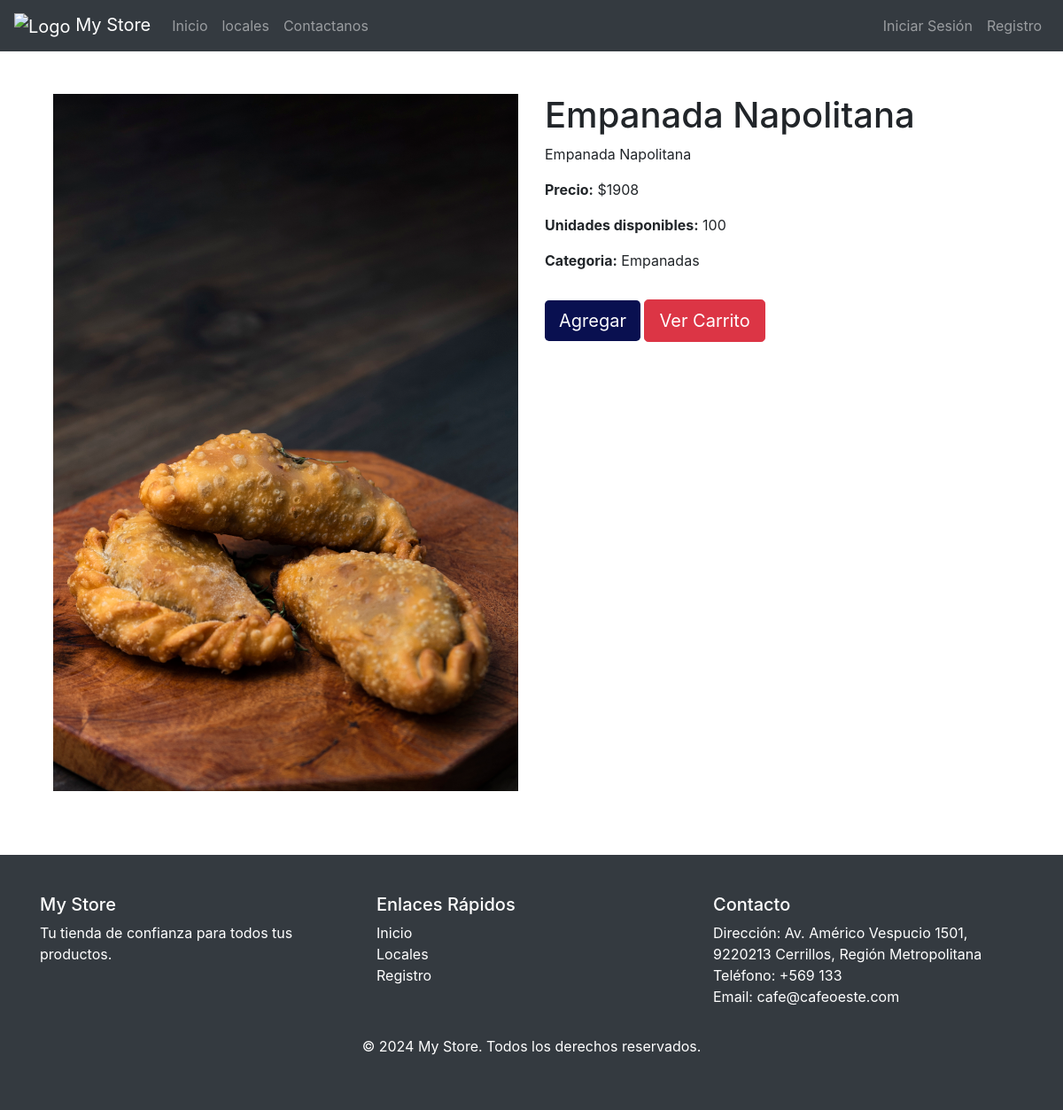
Screenshot of /product/4/ with the database file from the repository.
### apps/models.py (models this page shows, shortened)
class Product(models.Model):
    name = models.CharField(max_length=100)
    description = models.TextField()
    price = models.DecimalField(max_digits=10, decimal_places=0)
    stock = models.PositiveIntegerField()
    category = models.ForeignKey(Category, on_delete=models.CASCADE)
    image = models.ImageField(upload_to='products/', blank=True, null=True)

class Category(models.Model):
    name = models.CharField(max_length=100)
    description = models.TextField(blank=True, null=True)
    def __str__(self):
        return self.name

### apps/views.py (the view)
# urls.py: path('product/<int:product_id>/', views.product_detail, name='product_detail'),
def product_detail(request, product_id):
    product = get_object_or_404(Product, id=product_id)
    images = product.images.all()  # Obtener todas las imágenes relacionadas con el producto
    return render(request, 'principal/product_detail.html', {'product': product, 'images': images})

### templates/Principal/product_detail.html (shortened to what this page needs)
{% extends 'base.html' %}
{% load static %}
{% block content %}
<div class="container mt-5">
    <div class="row">
        <div class="col-md-6">
            <div class="main-image mb-4">
                {% if product.image %}
                <img id="mainImage" src="{{ product.image.url }}" class="img-fluid" alt="{{ product.name }}">
                {% else %}
                <img id="mainImage" src="{% static 'path/to/default_image.jpg' %}" class="img-fluid" alt="Default Image">
                {% endif %}
            </div>
        </div>
        <div class="col-md-6">
            <h1>{{ product.name }}</h1>
            <p>{{ product.description }}</p>
            <p><strong>Precio:</strong> ${{ product.price }}</p>
            <p><strong>Unidades disponibles:</strong> {{ product.stock }}</p>
            <p><strong>Categoria:</strong> {{ product.category }}</p>
            <form action="{% url 'add_to_cart' product.id %}" method="POST">
                <button type="submit" class="btn btn-primary btn-lg mt-3">Agregar</button>
                <button type="submit" class="btn btn-danger btn-lg mt-3">Ver Carrito</button>
            </form>
        </div>
    </div>
</div>
{% endblock %}

### static/css/style.css (style rules this page uses)
.btn-primary { background-color: #091050; border: none; margin-top: auto; }
.main-image img { width: 100%; height: auto; }

### rows the page displays
Product: image (picture), name "Empanada Napolitana", description "Empanada Napolitana", price "1908", stock "100", category "Empanadas"
